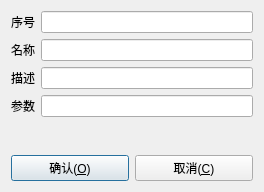
<?xml version="1.0" encoding="UTF-8"?>
<ui version="4.0">
 <class>DlgNode</class>
 <widget class="QDialog" name="DlgNode">
  <property name="geometry">
   <rect>
    <x>0</x>
    <y>0</y>
    <width>264</width>
    <height>192</height>
   </rect>
  </property>
  <property name="windowTitle">
   <string>增加节点</string>
  </property>
  <layout class="QGridLayout" name="gridLayout">
   <item row="0" column="0">
    <layout class="QFormLayout" name="formLayout">
     <item row="0" column="0">
      <widget class="QLabel" name="label_3">
       <property name="text">
        <string>序号</string>
       </property>
      </widget>
     </item>
     <item row="1" column="0">
      <widget class="QLabel" name="label">
       <property name="text">
        <string>名称</string>
       </property>
      </widget>
     </item>
     <item row="2" column="0">
      <widget class="QLabel" name="label_2">
       <property name="text">
        <string>描述</string>
       </property>
      </widget>
     </item>
     <item row="3" column="0">
      <widget class="QLabel" name="label_4">
       <property name="text">
        <string>参数</string>
       </property>
      </widget>
     </item>
     <item row="0" column="1">
      <widget class="QLineEdit" name="lineEditNo"/>
     </item>
     <item row="1" column="1">
      <widget class="QLineEdit" name="lineEditName"/>
     </item>
     <item row="2" column="1">
      <widget class="QLineEdit" name="lineEditDesc"/>
     </item>
     <item row="3" column="1">
      <widget class="QLineEdit" name="lineEditParam"/>
     </item>
    </layout>
   </item>
   <item row="2" column="0">
    <layout class="QHBoxLayout" name="horizontalLayout">
     <item>
      <widget class="QPushButton" name="btnOk">
       <property name="text">
        <string>确认(&amp;O)</string>
       </property>
       <property name="icon">
        <iconset resource="plugin_modbus_rtu.qrc">
         <normaloff>:/images/ok</normaloff>:/images/ok</iconset>
       </property>
      </widget>
     </item>
     <item>
      <widget class="QPushButton" name="btnCancel">
       <property name="text">
        <string>取消(&amp;C)</string>
       </property>
       <property name="icon">
        <iconset resource="plugin_modbus_rtu.qrc">
         <normaloff>:/images/cancel</normaloff>:/images/cancel</iconset>
       </property>
      </widget>
     </item>
    </layout>
   </item>
   <item row="1" column="0">
    <spacer name="verticalSpacer">
     <property name="orientation">
      <enum>Qt::Vertical</enum>
     </property>
     <property name="sizeHint" stdset="0">
      <size>
       <width>20</width>
       <height>40</height>
      </size>
     </property>
    </spacer>
   </item>
  </layout>
 </widget>
 <layoutdefault spacing="6" margin="11"/>
 <resources>
  <include location="plugin_modbus_rtu.qrc"/>
 </resources>
 <connections/>
</ui>
